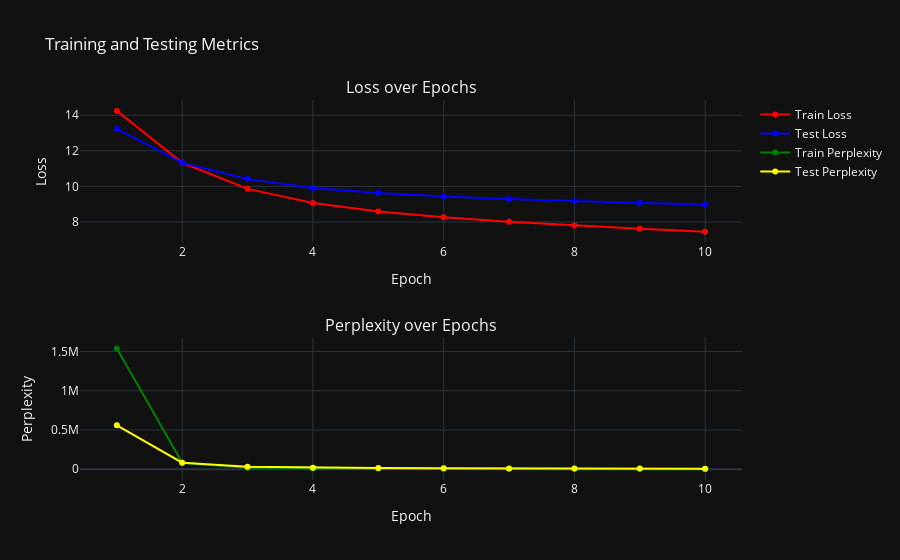

The notebook cell saved with this chart:
### Markdown cell above
#### Визуализируем метрики обучения

### Code cell
Word2Vec.plot_metrics(*res)

### Figure 1 — Plotly figure (JSON) as saved in the notebook; plotly's stock layout.template omitted (floating-point values rounded to 4 significant figures)
{"data": [{"line": {"color": "red"}, "mode": "lines+markers", "name": "Train Loss", "type": "scatter", "x": [1, 2, 3, 4, 5, 6, 7, 8, 9, 10], "xaxis": "x", "y": [14.25, 11.33, 9.862, 9.073, 8.592, 8.264, 8.011, 7.8, 7.619, 7.458], "yaxis": "y"}, {"line": {"color": "blue"}, "mode": "lines+markers", "name": "Test Loss", "type": "scatter", "x": [1, 2, 3, 4, 5, 6, 7, 8, 9, 10], "xaxis": "x", "y": [13.24, 11.33, 10.41, 9.912, 9.624, 9.432, 9.288, 9.17, 9.071, 8.987], "yaxis": "y"}, {"line": {"color": "green"}, "mode": "lines+markers", "name": "Train Perplexity", "type": "scatter", "x": [1, 2, 3, 4, 5, 6, 7, 8, 9, 10], "xaxis": "x2", "y": [1539000.0, 83240.0, 19190.0, 8714.0, 5387.0, 3881.0, 3013.0, 2442.0, 2036.0, 1734.0], "yaxis": "y2"}, {"line": {"color": "yellow"}, "mode": "lines+markers", "name": "Test Perplexity", "type": "scatter", "x": [1, 2, 3, 4, 5, 6, 7, 8, 9, 10], "xaxis": "x2", "y": [560000.0, 83020.0, 33190.0, 20160.0, 15130.0, 12480.0, 10800.0, 9602.0, 8696.0, 7998.0], "yaxis": "y2"}], "layout": {"annotations": [{"font": {"size": 16}, "showarrow": false, "text": "Loss over Epochs", "x": 0.5, "xanchor": "center", "xref": "paper", "y": 1, "yanchor": "bottom", "yref": "paper"}, {"font": {"size": 16}, "showarrow": false, "text": "Perplexity over Epochs", "x": 0.5, "xanchor": "center", "xref": "paper", "y": 0.375, "yanchor": "bottom", "yref": "paper"}], "title": {"text": "Training and Testing Metrics"}, "xaxis": {"anchor": "y", "domain": [0, 1], "title": {"text": "Epoch"}}, "xaxis2": {"anchor": "y2", "domain": [0, 1], "title": {"text": "Epoch"}}, "yaxis": {"anchor": "x", "domain": [0.625, 1], "title": {"text": "Loss"}}, "yaxis2": {"anchor": "x2", "domain": [0, 0.375], "title": {"text": "Perplexity"}}}}
